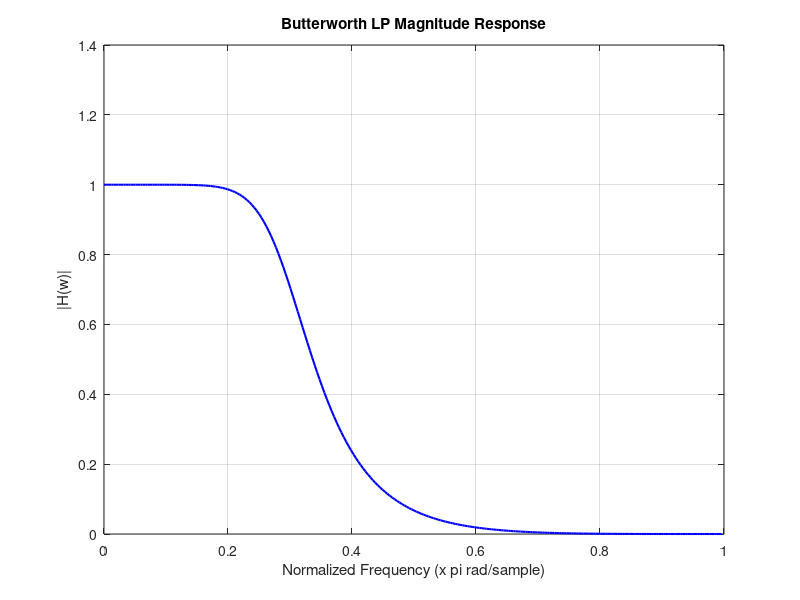
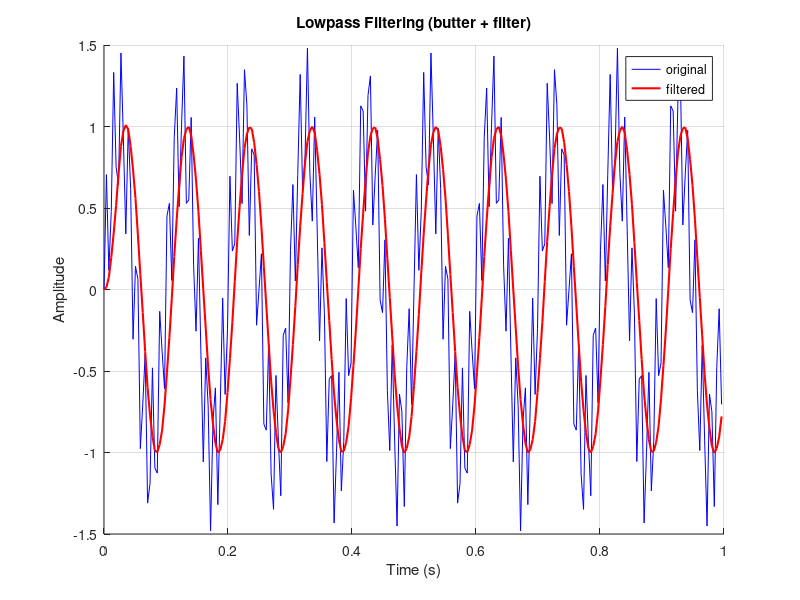

Reproduce these figures in MATLAB, in order.
% Butterworth Filter — Design and apply a lowpass filter
% Use butter() to design, filter() to apply, and freqz() to visualize.
clear
close all

% Design a 4th-order lowpass at 0.3*Nyquist
[b, a] = butter(4, 0.3);

% Frequency response
[H, W] = freqz(b, a, 256);

figure(1)
plot(W/pi, abs(H), 'b-', 'LineWidth', 1.5)
title('Butterworth LP Magnitude Response')
xlabel('Normalized Frequency (x pi rad/sample)')
ylabel('|H(w)|')
grid on

% Apply to a test signal: 10 Hz + 80 Hz, Fs = 256
Fs = 256;
t = 0:1/Fs:1-1/Fs;
x = sin(2*pi*10*t) + 0.5*sin(2*pi*80*t);
y = filter(b, a, x);

figure(2)
hold on
plot(t, x, 'b-')
plot(t, y, 'r-', 'LineWidth', 1.5)
hold off
title('Lowpass Filtering (butter + filter)')
xlabel('Time (s)')
ylabel('Amplitude')
legend('original', 'filtered')
grid on
